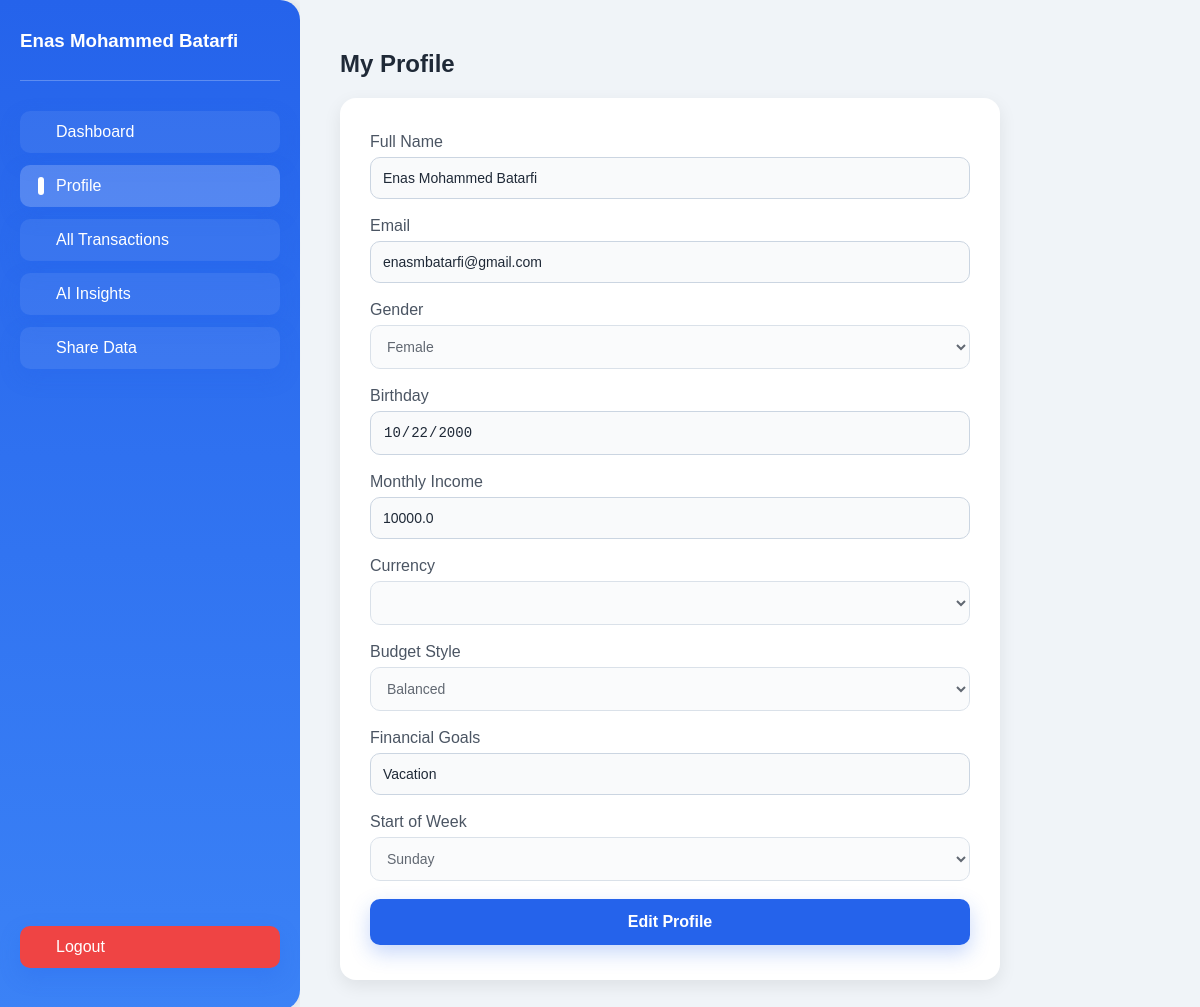
/profile (signed in), run on the app's committed database.
### models.py (models this page shows)
class User(db.Model):
    id = db.Column(db.Integer, primary_key=True)
    name = db.Column(db.String(150), nullable=False)
    email = db.Column(db.String(150), unique=True, nullable=False)
    password_hash = db.Column(db.String(256), nullable=False)
    birthday = db.Column(db.Date, nullable=False)
    income = db.Column(db.Float, nullable=False)
    currency = db.Column(db.String(10), nullable=False, default='SAR')
    budget_style = db.Column(db.String(50), default='Balanced')
    goals = db.Column(db.String(500))
    week_start = db.Column(db.String(20), default='Monday')
    gender = db.Column(db.String(20), nullable=False)
    created_at = db.Column(db.DateTime, default=datetime.utcnow)

### app.py (the view, shortened to what this page needs)
@app.route('/profile', methods=['GET', 'POST'])
def profile():
    user = get_current_user()
    if user is None:
        return redirect(url_for('login'))
    currencies = [(c.alpha_3, c.name) for c in pycountry.currencies]
    return render_template('profile.html', user=user, currencies=currencies)

### app.py (called while the page is built)
def get_current_user():
    user_id = session.get('user_id')
    if not user_id:
        return None
    user = User.query.get(user_id)
    if user is None:
        return None
    _ = user.email
    return user

def _generate_csrf_token():
    token = session.get('csrf_token')
    if not token:
        token = secrets.token_hex(16)
        session['csrf_token'] = token
    return token

@app.before_request
def _csrf_protect():
    if request.method in ('POST', 'PUT', 'DELETE'):
        sent = request.form.get('_csrf')
        session_token = session.get('csrf_token')
        if not sent or not session_token or sent != session_token:
            abort(400)

### templates/profile.html (shortened to what this page needs)
<!DOCTYPE html>
<html lang="en">
<head>
    <link rel="stylesheet" href="{{ url_for('static', filename='css/dashboard.css') }}">
</head>
<body>
<div class="dashboard-container">
    <div class="sidebar">
        <div class="user-info">
            <h3>{{ user.name }}</h3>
        </div>
        <a href="{{ url_for('dashboard') }}" class="btn">Dashboard</a>
        <a href="{{ url_for('profile') }}" class="btn active">Profile</a>
        <a href="{{ url_for('all_transactions') }}" class="btn">All Transactions</a>
        <a href="{{ url_for('ai_insights_page') }}" class="btn">AI Insights</a>
        <a href="{{ url_for('share') }}" class="btn">Share Data</a>
        <a href="{{ url_for('logout') }}" class="btn logout">Logout</a>
    </div>
    <div class="main-content">
        <h2>My Profile</h2>
        <div class="profile-container">
        <div class="profile-card">
            <form method="POST">
                <div class="input-group">
                    <label for="name">Full Name</label>
                    <input type="text" name="name" id="name" value="{{ user.name }}" readonly>
                </div>
                <div class="input-group">
                    <label for="email">Email</label>
                    <input type="email" name="email" id="email" value="{{ user.email }}" readonly>
                </div>
                <div class="input-group">
                    <label for="gender">Gender</label>
                    <select name="gender" id="gender" disabled>
                        <option value="Female" {% if user.gender == 'Female' %}selected{% endif %}>Female</option>
                    </select>
                </div>
                <div class="input-group">
                    <label for="birthday">Birthday</label>
                    <input type="date" name="birthday" id="birthday" value="{{ user.birthday }}" readonly>
                </div>
                <div class="input-group">
                    <label for="income">Monthly Income</label>
                    <input type="number" name="income" id="income" value="{{ user.income }}" step="0.01" readonly>
                </div>
                <div class="input-group">
                    <label for="currency">Currency</label>
                    <select name="currency" id="currency" disabled>
                    </select>
                </div>
                <div class="input-group">
                    <label for="budget_style">Budget Style</label>
                    <select name="budget_style" id="budget_style" disabled>
                        <option value="Balanced" {% if user.budget_style=='Balanced' %}selected{% endif %}>Balanced</option>
                    </select>
                </div>
                <div class="input-group">
                    <label for="goals">Financial Goals</label>
                    <input type="text" name="goals" id="goals" value="{{ user.goals }}" readonly>
                </div>
                <div class="input-group">
                    <label for="week_start">Start of Week</label>
                    <select name="week_start" id="week_start" disabled>
                        <option value="Sunday" {% if user.week_start=='Sunday' %}selected{% endif %}>Sunday</option>
                    </select>
                </div>
                <button type="button" id="editBtn" class="btn save-btn" onclick="enableEdit()">Edit Profile</button>
            </form>
        </div>
        </div>
    </div>
</div>
</body>
</html>

### static/css/dashboard.css (style rules this page uses)
body { margin: 0; font-family: "Poppins", sans-serif; background-color: #f0f4f8; color: #1f2937; }
.dashboard-container { display: flex; min-height: 100vh; }
.sidebar { width: 260px; background: linear-gradient(180deg, #2563eb, #3b82f6); color: #fff; display: flex; flex-direction: column; padding: 30px 20px; box-shadow: 2px 0 15px rgba(0,0,0,0.1); border-radius: 0 20px 20px 0; }
.sidebar h2, .sidebar h3 { margin: 0 0 8px 0; font-weight: 700; }
.sidebar .user-info { margin-bottom: 30px; border-bottom: 1px solid rgba(255,255,255,0.25); padding-bottom: 20px; }
.sidebar .btn { display: flex; align-items: center; padding: 12px 18px; margin-bottom: 12px; border-radius: 10px; color: #fff; text-decoration: none; font-weight: 500; background: rgba(255,255,255,0.07); transition: all 0.2s ease; position: relative; }
.sidebar .btn:hover, .sidebar .btn.active { background-color: rgba(255,255,255,0.2); }
.sidebar .btn::before { content: ''; width: 6px; height: 100%; background-color: #fff; border-radius: 3px; margin-right: 12px; opacity: 0; transition: opacity 0.2s ease; }
.sidebar .btn.active::before, .sidebar .btn:hover::before { opacity: 1; }
.sidebar .logout { margin-top: auto; background-color: #ef4444; transition: all 0.2s ease; }
.main-content { flex: 1; padding: 30px 40px; background-color: #f0f4f8; overflow-y: auto; max-height: 100vh; }
.btn { border: none; padding: 10px 16px; border-radius: 10px; cursor: pointer; font-weight: 600; text-decoration: none; display: inline-block; background: #2563eb; color: #fff; box-shadow: 0 8px 20px rgba(37,99,235,0.25); transition: all 0.2s ease; }
.profile-container { background-color: #f0f4f8; }
.profile-card { background: #fff; padding: 35px 30px; border-radius: 16px; box-shadow: 0 6px 18px rgba(0,0,0,0.08); width: 100%; max-width: 600px; margin-top: 20px; }
.profile-card .input-group { margin-bottom: 18px; display: flex; flex-direction: column; }
.profile-card label { margin-bottom: 6px; font-weight: 500; color: #4b5563; }
.profile-card input, .profile-card select { padding: 12px; border-radius: 10px; border: 1px solid #cbd5e1; outline: none; font-size: 14px; background-color: #f9fafb; color: #1f2937; }
.save-btn { background-color: #2563eb; color: #fff; border: none; padding: 14px 20px; font-size: 16px; font-weight: 600; border-radius: 10px; cursor: pointer; transition: background 0.2s ease; display: block; width: 100%; margin-top: 10px; }

### data on the page
User: name "Enas Mohammed Batarfi", email "enasmbatarfi@gmail.com", gender "Female", birthday "10/22/2000", income "10000.0", budget_style "Balanced", goals "Vacation", week_start "Sunday"
